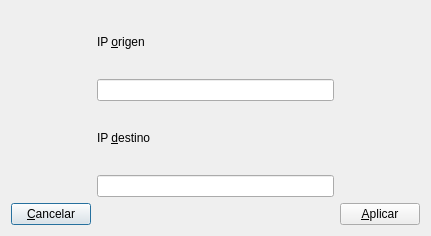
<?xml version="1.0" encoding="UTF-8"?>
<ui version="4.0">
 <class>IPRules</class>
 <widget class="QDialog" name="IPRules">
  <property name="geometry">
   <rect>
    <x>0</x>
    <y>0</y>
    <width>431</width>
    <height>236</height>
   </rect>
  </property>
  <property name="windowTitle">
   <string>Nueva regla IP</string>
  </property>
  <layout class="QHBoxLayout" name="horizontalLayout">
   <item>
    <layout class="QGridLayout" name="gridLayout">
     <item row="4" column="0">
      <widget class="QPushButton" name="cancel_button">
       <property name="text">
        <string>&amp;Cancelar</string>
       </property>
      </widget>
     </item>
     <item row="2" column="1">
      <widget class="QLabel" name="label_2">
       <property name="text">
        <string>IP &amp;destino</string>
       </property>
       <property name="buddy">
        <cstring>input_ip_to</cstring>
       </property>
      </widget>
     </item>
     <item row="3" column="1">
      <widget class="QLineEdit" name="input_ip_to"/>
     </item>
     <item row="0" column="1">
      <widget class="QLabel" name="label">
       <property name="text">
        <string>IP &amp;origen</string>
       </property>
       <property name="buddy">
        <cstring>input_ip_from</cstring>
       </property>
      </widget>
     </item>
     <item row="4" column="2">
      <widget class="QPushButton" name="accept_button">
       <property name="text">
        <string>&amp;Aplicar</string>
       </property>
      </widget>
     </item>
     <item row="1" column="1">
      <widget class="QLineEdit" name="input_ip_from"/>
     </item>
    </layout>
   </item>
  </layout>
 </widget>
 <tabstops>
  <tabstop>input_ip_from</tabstop>
  <tabstop>input_ip_to</tabstop>
  <tabstop>cancel_button</tabstop>
  <tabstop>accept_button</tabstop>
 </tabstops>
 <resources/>
 <connections>
  <connection>
   <sender>cancel_button</sender>
   <signal>clicked()</signal>
   <receiver>IPRules</receiver>
   <slot>reject()</slot>
   <hints>
    <hint type="sourcelabel">
     <x>22</x>
     <y>212</y>
    </hint>
    <hint type="destinationlabel">
     <x>75</x>
     <y>172</y>
    </hint>
   </hints>
  </connection>
  <connection>
   <sender>accept_button</sender>
   <signal>clicked()</signal>
   <receiver>IPRules</receiver>
   <slot>accept()</slot>
   <hints>
    <hint type="sourcelabel">
     <x>413</x>
     <y>206</y>
    </hint>
    <hint type="destinationlabel">
     <x>361</x>
     <y>172</y>
    </hint>
   </hints>
  </connection>
 </connections>
</ui>
